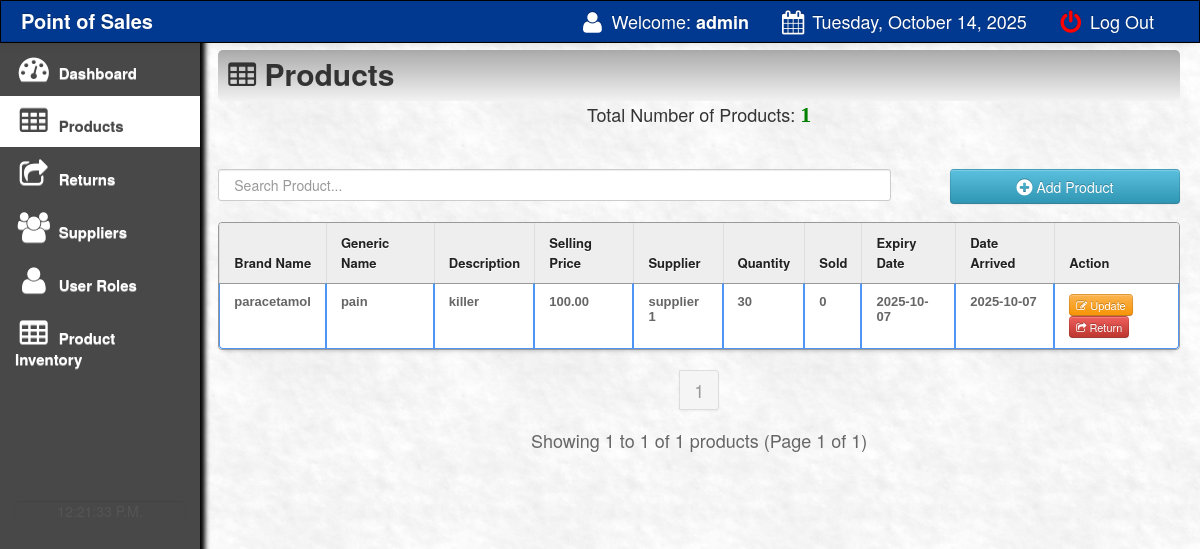
The app's page /pos1-master/pos/main/products.php (signed in), older data.
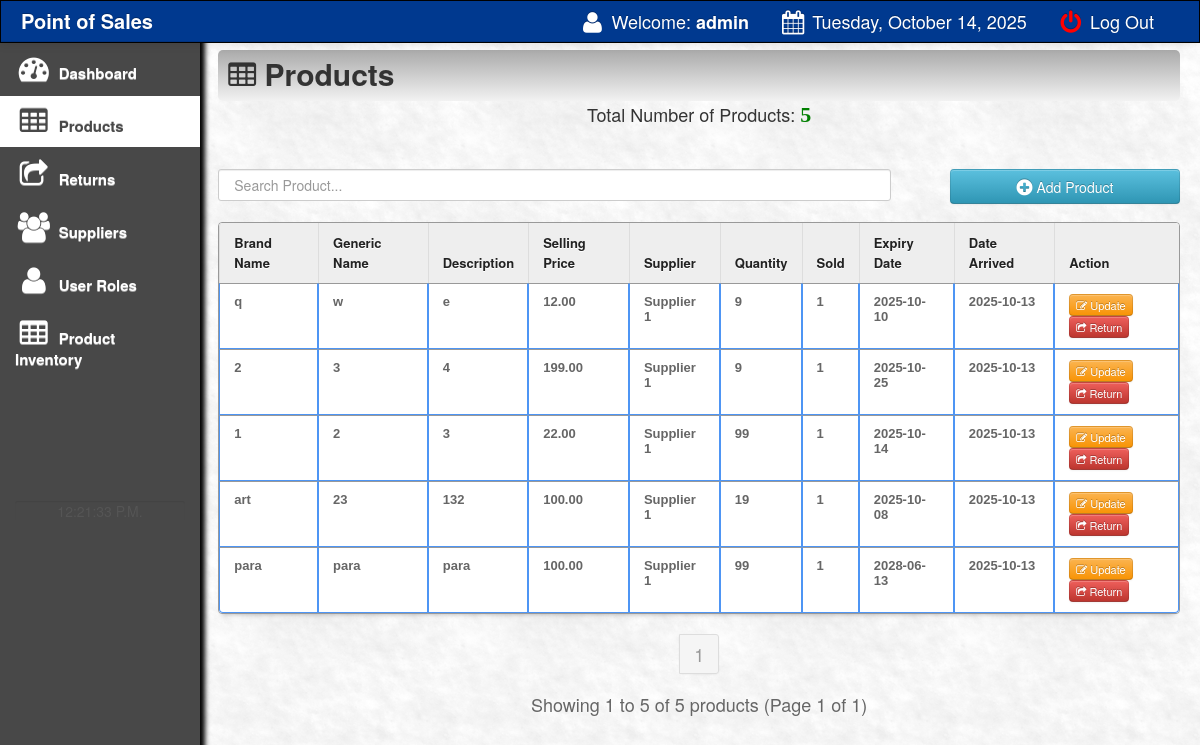
The same page, newer data.
### tables this page shows
CREATE TABLE `products` (
    `product_id` int(11) NOT NULL,
    `product_code` varchar(200) NOT NULL,
    `gen_name` varchar(200) NOT NULL,
    `product_name` varchar(200) NOT NULL,
    `cost` varchar(100) NOT NULL,
    `o_price` varchar(100) NOT NULL,
    `price` varchar(100) NOT NULL,
    `profit` varchar(100) NOT NULL,
    `supplier` varchar(100) NOT NULL,
    `onhand_qty` int(10) NOT NULL,
    `qty` int(10) NOT NULL,
    `initial_stock` int(11) NOT NULL,
    `qty_sold` int(10) NOT NULL,
    `expiry_date` varchar(500) NOT NULL,
    `date_arrival` timestamp NOT NULL DEFAULT current_timestamp()
);

### pos1-master/pos/main/products.php (the view, shortened to what this page needs)
<html>
<head>
    <link href="css/bootstrap.css" rel="stylesheet">
    <link rel="stylesheet" type="text/css" href="css/DT_bootstrap.css">
    <link rel="stylesheet" href="css/font-awesome.min.css">
    <link href="css/bootstrap-responsive.css" rel="stylesheet">
    <link href="../style.css" media="screen" rel="stylesheet" type="text/css" />
    <link href="src/facebox.css" media="screen" rel="stylesheet" type="text/css" />
</head>
<body>
    <?php include('navfixed.php'); ?>
    <div class="container-fluid">
        <div class="row-fluid">
            <div class="span2">
                <div class="well sidebar-nav">
                    <ul class="nav nav-list">
                        <li><a href="index.php"><i class="icon-dashboard icon-2x"></i> Dashboard </a></li>
                        <li class="active"><a href="products.php"><i class="icon-table icon-2x"></i> Products</a> </li>
                        <li><a href="returns.php"><i class="icon-share icon-2x"></i> Returns</a></li>
                        <li><a href="supplier.php"><i class="icon-group icon-2x"></i> Suppliers</a> </li>
                        <li><a href="user_roles.php"><i class="icon-user icon-2x"></i> User Roles</a></li>
                        <li><a href="sales_inventory.php"><i class="icon-table icon-2x"></i> Product Inventory</a>
                            <br><br><br><br><br><br>
                        <li>
                            <div class="hero-unit-clock">
                                <form name="clock">
                                    <input type="text" name="face" value="" style="border: none; background: transparent; font-size: 14px; text-align: center; width: 100%;" readonly>
                                </form>
                            </div>
                        </li>
                    </ul>
                </div>
            </div>
            <div class="span10">
                <div class="contentheader">
                    <i class="icon-table"></i> Products
                </div>
                <br>
                <div style="margin-top: -19px; margin-bottom: 21px;">
                    <?php
                    include('../connect.php');
                    $result = $db->prepare("SELECT * FROM products ORDER BY product_id DESC");
                    $result->execute();
                    $rowcount = $result->rowcount();
                    ?>
                    <div style="text-align:center;">
                        Total Number of Products: <font color="green" style="font:bold 22px 'Aleo';">
                            <?php echo $rowcount; ?></font>
                    </div>
                </div>
                <br>
                <?php
                $records_per_page = 10;
                $page = isset($_GET['page']) ? (int)$_GET['page'] : 1;
                $offset = ($page - 1) * $records_per_page;
                $total_result = $db->prepare("SELECT COUNT(*) FROM products");
                $total_result->execute();
                $total_records = $total_result->fetchColumn();
                $total_pages = ceil($total_records / $records_per_page);
                ?>
                <input type="text" style="padding:15px;" name="filter" value="" id="filter"
                    placeholder="Search Product..." autocomplete="off" />
                <a rel="facebox" href="addproduct.php"><button type="submit" class="btn btn-info"
                        style="float:right; width:230px; height:35px;"><i class="icon-plus-sign icon-large"></i> Add
                        Product</button></a>
                <br><br>
                <table class="table table-bordered" id="resultTable" data-responsive="table" style="text-align: left;">
                    <thead>
                        <tr>
                            <th> Brand Name </th>
                            <th> Generic Name </th>
                            <th> Description </th>
                            <th> Selling Price </th>
                            <th> Supplier </th>
                            <th> Quantity </th>
                            <th> Sold </th>
                            <th> Expiry Date </th>
                            <th> Date Arrived </th>
                            <th width="13%"> Action </th>
                        </tr>
                    </thead>
                    <tbody>
                        <?php
                        function formatMoney($number, $fractional = false)
                        {
                            if ($fractional) {
                                $number = sprintf('%.2f', $number);
                            }
                            while (true) {
                                $replaced = preg_replace('/(-?\d+)(\d\d\d)/', '$1,$2', $number);
                                if ($replaced != $number) {
                                    $number = $replaced;
                                } else {
                                    break;
                                }
                            }
                            return $number;
                        }
                        include('../connect.php');
                        $result = $db->prepare("SELECT * FROM products ORDER BY product_id DESC LIMIT :limit OFFSET :offset");
                        $result->bindParam(':limit', $records_per_page, PDO::PARAM_INT);
                        $result->bindParam(':offset', $offset, PDO::PARAM_INT);
                        $result->execute();
                        for ($i = 0; $row = $result->fetch(); $i++) {
                        ?>
                            <tr class="record">
                                <td><?php echo $row['product_code']; ?></td>
                                <td><?php echo $row['gen_name']; ?></td>
                                <td><?php echo $row['product_name']; ?></td>
                                <td><?php echo formatMoney($row['price'], true); ?></td>
                                <td><?php echo $row['supplier']; ?></td>
                                <td><?php echo $row['qty']; ?></td>
                                <td><?php echo $row['qty_sold']; ?></td>
                                <td><?php echo $row['expiry_date']; ?></td>
                                <td><?php echo date('Y-m-d', strtotime($row['date_arrival'])); ?></td>
                                <td>
                                    <a rel="facebox" title="Click to edit the product" href="editproduct.php?id=<?php echo $row['product_id']; ?>">
                                        <button class="btn btn-mini btn-warning"><i class="icon-edit"></i> Update</button>
                                    </a>
                                    <a rel="facebox" title="Return to Supplier" href="return_product.php?id=<?php echo $row['product_id']; ?>">
                                        <button class="btn btn-mini btn-danger"><i class="icon-share"></i> Return</button>
                                    </a>
                                </td>
                            </tr>
                        <?php
                        }
                        ?>
                    </tbody>
                </table>
                <div class="pagination-wrapper" style="text-align: center; margin-top: 20px;">
                    <div class="pagination">
                        <ul>
                            <?php
                            for ($i = 1; $i <= $total_pages; $i++) {
                                if ($i == $page) {
                                    echo '<li class="active"><a href="?page=' . $i . '">' . $i . '</a></li>';
                                } else {
                                    echo '<li><a href="?page=' . $i . '">' . $i . '</a></li>';
                                }
                            }
                            ?>
                        </ul>
                    </div>
                    <div style="margin-top: 10px; color: #666;">
                        Showing <?php echo $offset + 1; ?> to <?php echo min($offset + $records_per_page, $total_records); ?>
                        of <?php echo $total_records; ?> products (Page <?php echo $page; ?> of <?php echo $total_pages; ?>)
                    </div>
                </div>
            </div>
        </div>
    </div>
</body>
<?php include('footer.php'); ?>
</html>

### pos1-master/pos/main/navfixed.php (shortened to what this page needs)
<div class="navbar navbar-inverse navbar-fixed-top">
  <div class="navbar-inner">
    <div class="container-fluid">
      <a class="brand" href="#"><b>Point of Sales</b></a>
      <div class="nav-collapse collapse">
        <ul class="nav pull-right">
          <li><a><i class="icon-user icon-large"></i> Welcome:<strong> <?php echo $_SESSION['SESS_LAST_NAME']; ?></strong></a></li>
          <li><a> <i class="icon-calendar icon-large"></i>
              <?php
               $Today = date("Y-m-d");
               $new = date('l, F d, Y', strtotime($Today));
               echo $new;
               ?>
            </a></li>
          <li><a href="../index.php">
              <font color="red"><i class="icon-off icon-large"></i></font> Log Out
            </a></li>
        </ul>
      </div>
    </div>
  </div>
</div>

### pos1-master/pos/main/footer.php (shortened to what this page needs)
<link href="vendors/chosen.min.css" rel="stylesheet" media="screen">

### pos1-master/pos/style.css (style rules this page uses)
td a { color:darkblue; }
input { border: 1px solid #999; background: #EEEEEE; padding: 10px; box-shadow:0 1px 2px #ddd; -moz-box-shadow:0 1px 2px #ddd; -webkit-box-shadow:0 1px 2px #ddd; }
#filter { width: 70%; float:left; }
#resultTable { border-collapse: separate; background-color: #FFFFFF; border-spacing: 0; max-width: 100%; }
#resultTable { color: #666666; text-shadow: 0 1px 0 #FFFFFF; width: 100%; border: 1px solid #999999; box-shadow: 0 5px 5px -5px rgba(0, 0, 0, 0.3); margin-top: 13px; }
#resultTable thead tr th { background: none repeat scroll 0 0 #EEEEEE; color: #222222; padding: 10px 14px; text-align: left; border-top: 0 none; font-size: 13px; }
#resultTable tbody tr td { font: bold 13px 'Arial'; text-align: left; padding: 10px 14px; border-top: 1px solid #999999; }
#resultTable td { padding:7px; border:#4e95f4 1px solid; }
#resultTable tr { background: #fff; }

### pos1-master/pos/main/products.php (style rules this page uses)
body { padding-top: 60px; padding-bottom: 40px; }
.sidebar-nav { padding: 9px 0; }
table th { pointer-events: none; cursor: default; }

Row changes from the older to the newer data that the page shows:
removed products: product_code "paracetamol", gen_name "pain", product_name "killer", price "100.00", supplier "supplier 1", qty "30", qty_sold "0", expiry_date "2025-10-07", date_arrival "2025-10-07"
added products: product_code "q", gen_name "w", product_name "e", price "12.00", supplier "Supplier 1", qty "9", qty_sold "1", expiry_date "2025-10-10", date_arrival "2025-10-13"
added products: product_code "2", gen_name "3", product_name "4", price "199.00", supplier "Supplier 1", qty "9", qty_sold "1", expiry_date "2025-10-25", date_arrival "2025-10-13"
added products: product_code "1", gen_name "2", product_name "3", price "22.00", supplier "Supplier 1", qty "99", qty_sold "1", expiry_date "2025-10-14", date_arrival "2025-10-13"
added products: product_code "art", gen_name "23", product_name "132", price "100.00", supplier "Supplier 1", qty "19", qty_sold "1", expiry_date "2025-10-08", date_arrival "2025-10-13"
added products: product_code "para", gen_name "para", product_name "para", price "100.00", supplier "Supplier 1", qty "99", qty_sold "1", expiry_date "2028-06-13", date_arrival "2025-10-13"
Text that changed along with them:
$rowcount: "1" → "5"
min($offset + $records_per_page, $total_records): "1" → "5"
$total_records: "1" → "5"
